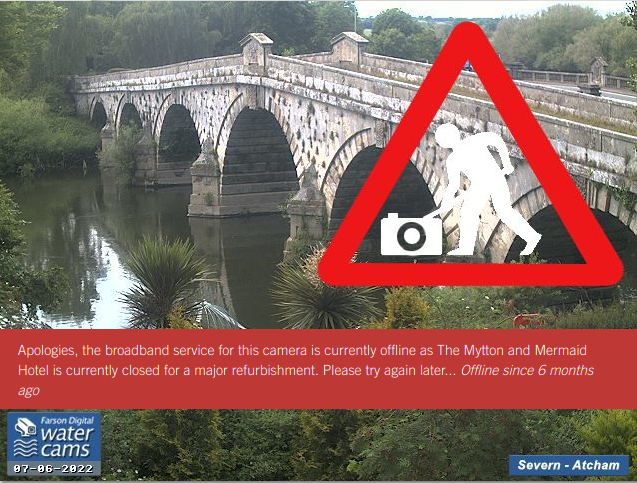
#> input picture farson-digital/central-england/Atcham_20221127-144300.png, 637 x 483 px; its folder holds only this picture in this run
$ python rgb_grayscale.py
#> lines starting #> are read from the running program, lines starting #| are printed output that depends on the picture; long printed decimals are rounded
### ImageAttribUtils.py
class ImageAttribUtils():

  def __init__(self, px_diff=4, rgb_ratio=0.01):
    self.px_diff = px_diff
    self.rgb_ratio = rgb_ratio

  def is_grayscale(self, img):
    """
    grayscale(img)
    Return True if image is grayscale
    Inputs
      img: image numpy array of shape (h,w,3)
    Outputs
      Boolean: True is image is grayscale, False if image is RGB
    """
    import numpy as np
    # assert image array type and length
    assert type(img).__module__ == np.__name__, "Expected numpy array"
    assert len(img.shape) == 3, "Expected array length == 3" # RGB channels

    arr_diff = np.maximum(np.maximum(img[:, :,0], img[:, :,1]), img[:, :,2]) - np.minimum(np.minimum(img[:, :,0], img[:, :,1]), img[:, :,2])
    return ((arr_diff > self.px_diff) == True).sum() / (img[:, :,0]).size < self.rgb_ratio

  def is_grayscale_debug(self, img):
    """
    grayscale(img)
    Debug sum and ratio
    Inputs
      img: image numpy array of shape (h,w,3)
    Outputs
      none
    """
    import numpy as np
    # assert image array type and length
    assert type(img).__module__ == np.__name__, "Expected numpy array"
    assert len(img.shape) == 3, "Expected array length == 3" # RGB channels

    arr_diff = np.maximum(np.maximum(img[:, :,0], img[:, :,1]), img[:, :,2]) - np.minimum(np.minimum(img[:, :,0], img[:, :,1]), img[:, :,2])
    rgb_px_sum = ((arr_diff > self.px_diff) == True).sum()
    img_size = (img[:, :,0]).size
    rgb_ratio = rgb_px_sum / img_size
    print("rgb_px_sum = {}, img_size = {}, rgb_ratio = {}".format(rgb_px_sum, img_size, rgb_ratio))

### rgb_grayscale.py
import ImageAttribUtils
import os
import glob
from PIL import Image
import numpy as np

path = "water-data"
if not os.path.exists(path):
    command = "git clone https://github.com/dsikar/water-data"
    os.system(command)

iau = ImageAttribUtils.ImageAttribUtils()

files = sorted(glob.glob("water-data/farson-digital/*/*.png"))
for file in files:
  img = Image.open(file)
#> img is the input picture: PIL image 637x483 RGBA; mean R, G, B, A 134.8, 102.5, 95.5, 255
  imgnp = np.array(img)
  imgnp16bit = imgnp[:, :,0:3]
  # print("gs: {}, file: {}".format(iau.is_grayscale(imgnp16bit), file))
  iau.is_grayscale_debug(imgnp16bit)
#> in is_grayscale_debug, `arr_diff = np.maximum(np.maximum(img[:, :,0], img[:, :,1]), img[:, :,2..`:
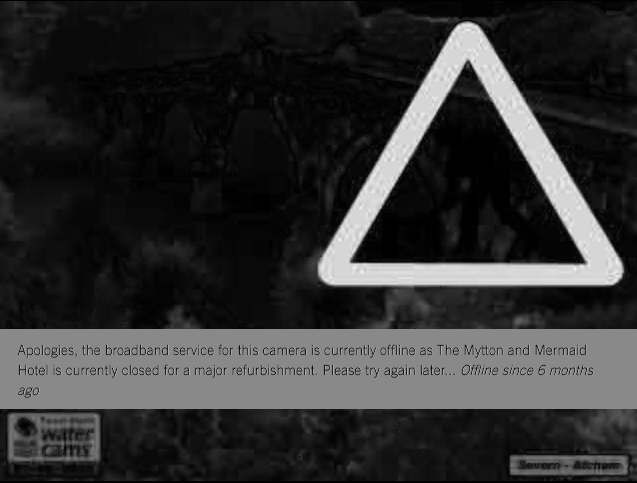
#> arr_diff: shape (483, 637); min 0, max 243, mean 49.5
#> in is_grayscale_debug, `rgb_px_sum = ((arr_diff > self.px_diff) == True).sum()`: rgb_px_sum = 280585
#> in is_grayscale_debug, `rgb_ratio = rgb_px_sum / img_size`: rgb_ratio = 0.912
#| rgb_px_sum = 280585, img_size = 307671, rgb_ratio = 0.912
  print("gs: {}, file: {}".format(iau.is_grayscale(imgnp16bit), file))
#| gs: False, file: farson-digital/central-england/Atcham_20221127-144300.png
#> pass 2 of the loop `for file in files:`:
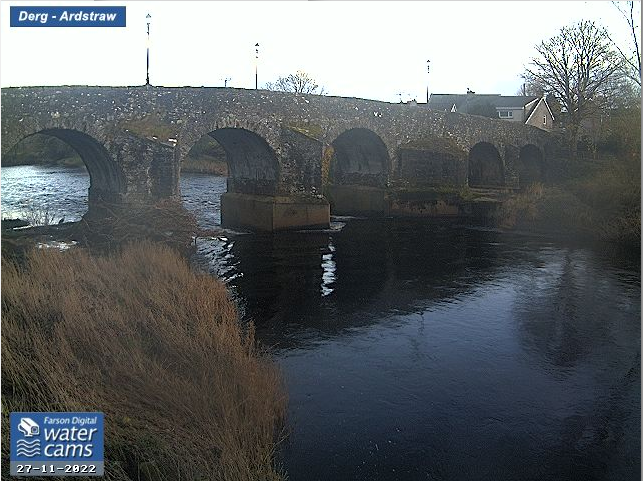
#> input picture farson-digital/ireland/Ardstraw_20221127-160041.png, 643 x 481 px
#> img is the input picture: PIL image 643x481 RGBA; mean R, G, B, A 95.5, 100, 102.6, 255
#> imgnp16bit: shape (481, 643, 3)
#> in is_grayscale_debug (call 2), `arr_diff = np.maximum(np.maximum(img[:, :,0], img[:, :,1]), img[:, :,2..`:
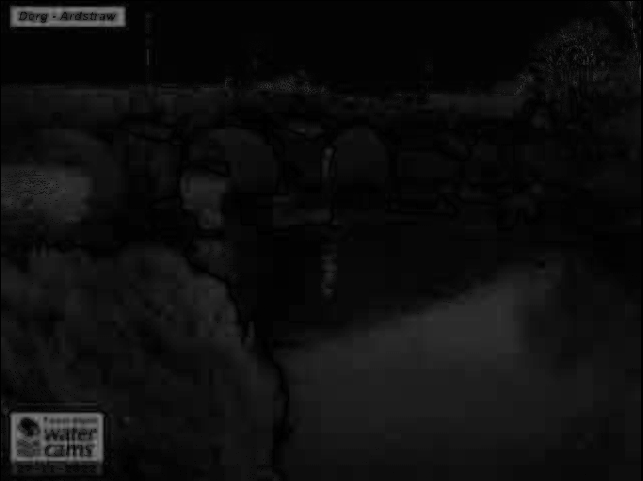
#> arr_diff: shape (481, 643); min 0, max 131, mean 14.2
#> rgb_px_sum = 236652
#> rgb_ratio = 0.765
#| rgb_px_sum = 236652, img_size = 309283, rgb_ratio = 0.7652
#| gs: False, file: farson-digital/ireland/Ardstraw_20221127-160041.png
